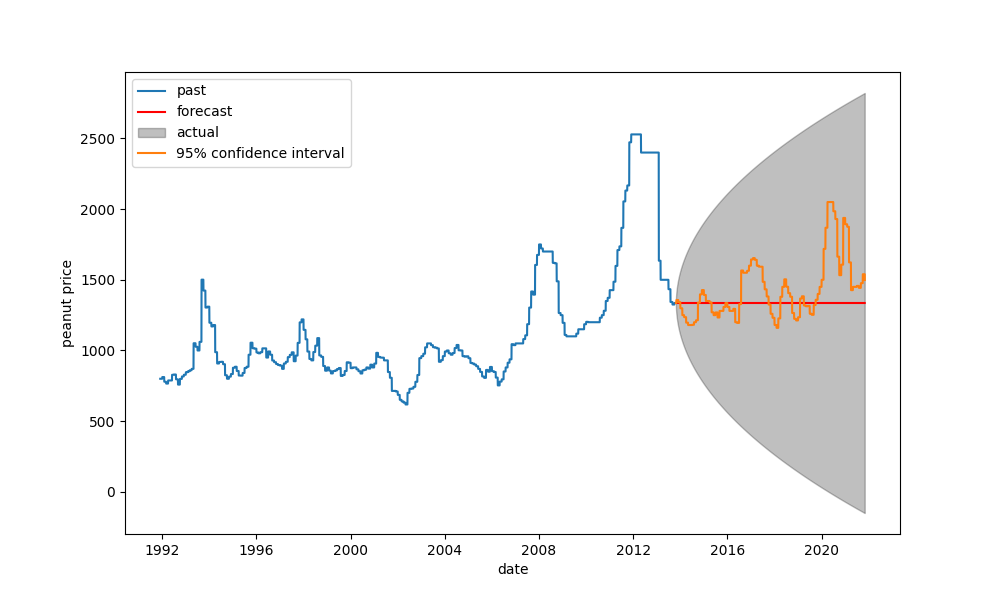

Write Python code to recreate this figure.
# -*- coding: utf-8 -*-
"""nutix.ipynb

Automatically generated by Colaboratory.

Original file is located at
    https://colab.research.google.com/drive/1AddjxanwbkQkqvDm7I8Ndeq4qM8TA7Vg
"""

import matplotlib.pyplot as plt
import pandas as pd
import pmdarima as pm
from sklearn.metrics import mean_squared_error

df = pd.read_csv("commodities.csv")
df['date'] = pd.to_datetime(df[df.columns[0]])
df.drop(columns=df.columns[0], inplace=True)
df.set_index('date', inplace=True)
# sc = MinMaxScaler(feature_range = (0, 1))
# df = pd.DataFrame(sc.fit_transform(df.values), index=df.index, columns=df.columns)

timeseries = df["peanut"][0:8000]
def arimamodel(timeseries):
    automodel = pm.auto_arima(timeseries, 
                              start_p=1, 
                              start_q=1,
                              test="adf",
                              seasonal=False,
                              trace=True)
    return automodel
def plotarima(n_periods, timeseries, automodel):
    # Forecast
    fc, confint = automodel.predict(n_periods=n_periods, return_conf_int=True)
    # Weekly index
    fc_ind = pd.date_range(timeseries.index[timeseries.shape[0]-1], periods=n_periods, freq="D")
    # Forecast series
    fc_series = pd.Series(fc, index=fc_ind)
    # Upper and lower confidence bounds
    lower_series = pd.Series(confint[:, 0], index=fc_ind)
    upper_series = pd.Series(confint[:, 1], index=fc_ind)
    # Create plot
    plt.figure(figsize=(10, 6))
    plt.plot(timeseries)
    plt.plot(fc_series, color="red")
    plt.xlabel("date")
    plt.ylabel("peanut price")
    plt.fill_between(lower_series.index, 
                     lower_series, 
                     upper_series, 
                     color="k", alpha=.25)
    plt.plot(df.peanut[timeseries.shape[0]:timeseries.shape[0] + n_periods])
    plt.legend(("past", "forecast", "actual", "95% confidence interval"), loc="upper left")
    plt.savefig("arima.png")
    print(mean_squared_error(df.peanut[timeseries.shape[0]:timeseries.shape[0] + n_periods].values, fc))

automodel = arimamodel(timeseries)
automodel.summary()

plotarima(2929, timeseries, automodel)